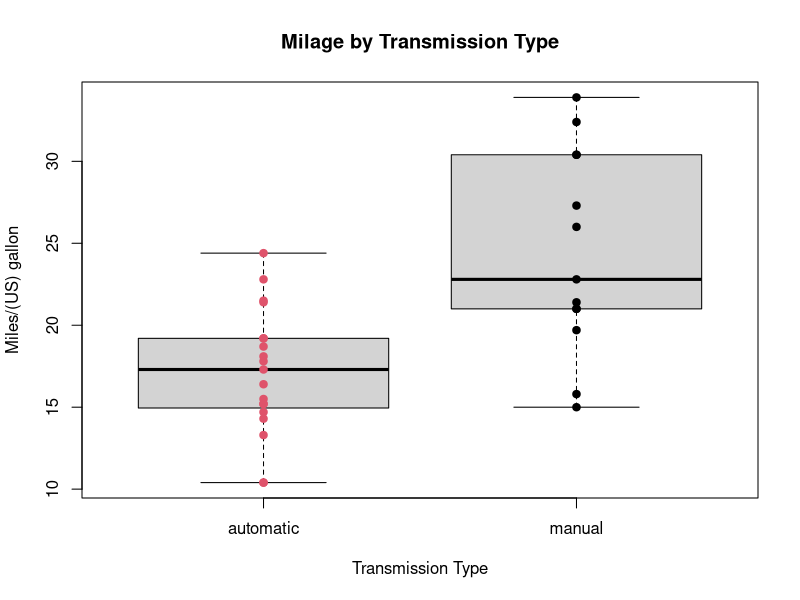
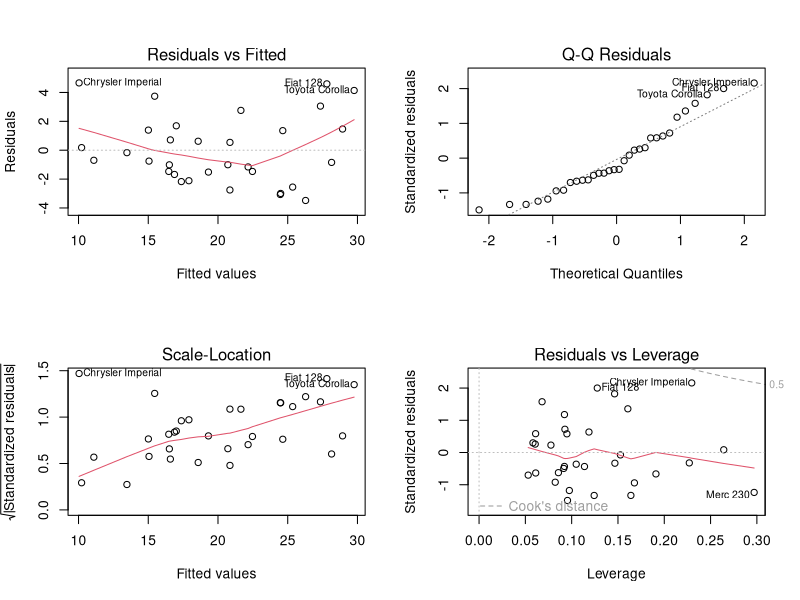

These figures' R source, in order:
## ---- chunk 1
require(knitr, quietly = TRUE)
require(ggplot2, quietly = TRUE)
knitr::opts_chunk$set(echo = FALSE, cache = TRUE, cache.path = "cache/", fig.path = "figure/", fig.align = "center")
# declare dataset
require(datasets, quietly = TRUE)
data(mtcars)
attach(mtcars)
## ---- chunk 2
# note categorical variables am, cyl, vs
str(mtcars)

# no outliers we need worry about
summary(mtcars)

# nieve model fit to show relative correlations between all observations
summary(lm(mpg ~ . - 1, mtcars))$coef

# what does mpg vs am look like?
boxplot(mpg ~ am, mtcars, xaxt = "n", xlab = "Transmission Type", ylab = "Miles/(US) gallon")
points(am + 1, mpg, pch = 19, col = ((am == 0)*1 + 1))
axis(1, at = c(1, 2), labels = c("automatic", "manual"))
title(main = "Milage by Transmission Type")
## ---- chunk 3
# stepwise regression to determine best model
library(MASS)
fit <- lm(mpg ~ ., mtcars)
step <- stepAIC(fit, direction = "both")
# display results
step$anova 
## ---- chunk 4
# best model
fit <- lm(mpg ~ wt + qsec + am, mtcars)
summary(fit)
round(cor(mtcars[, c("mpg", "wt", "qsec", "am")]), 3)
par(mfrow = c(2, 2))
plot(fit)
## ---- chunk 5
sessionInfo()
